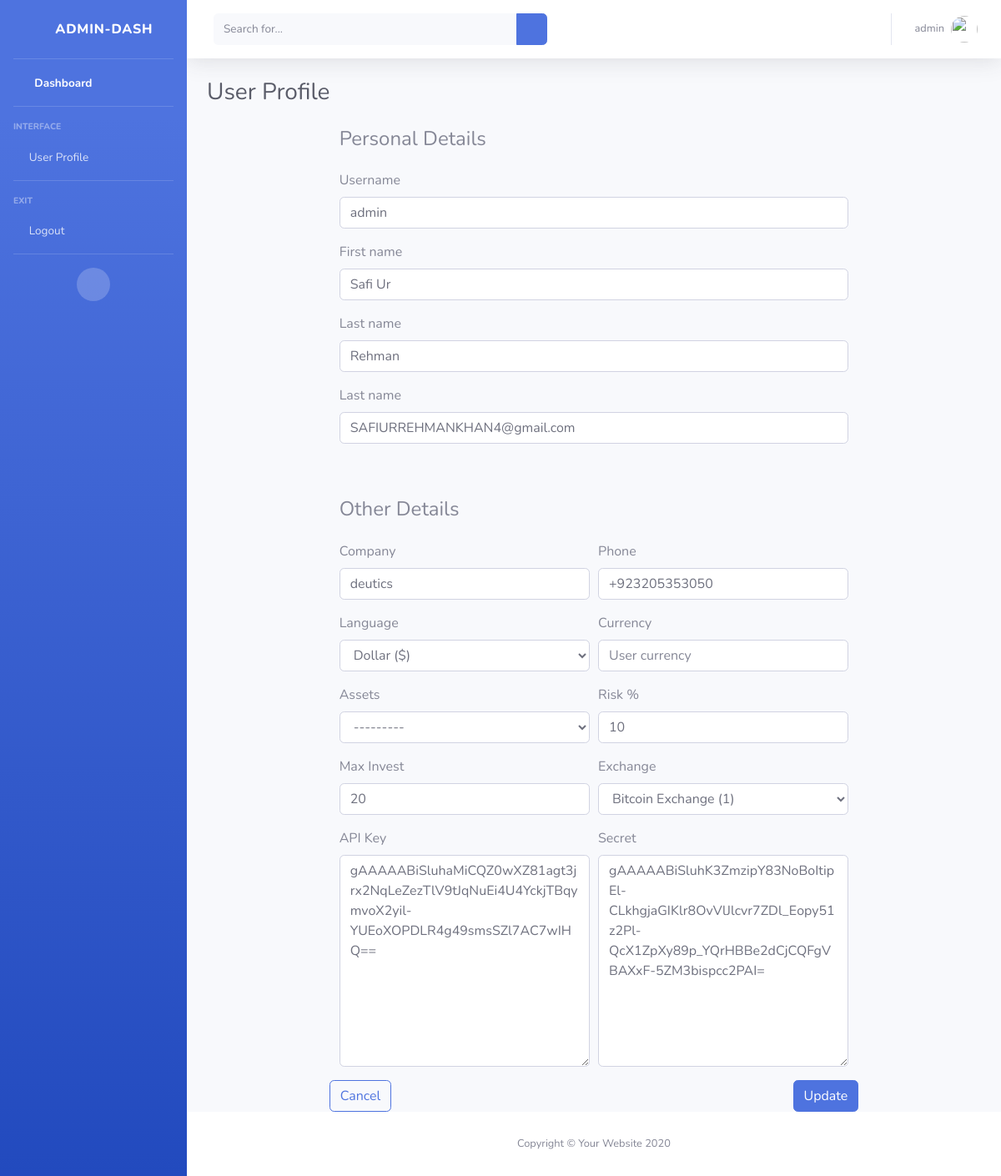
/profile/ (signed in), run on the app's committed database.
### first_task_app/models.py (models this page shows, shortened)
class Profile(models.Model):
    user = models.OneToOneField(User, on_delete=models.CASCADE)
    company = models.CharField(max_length=50)
    telephone = models.CharField(max_length=50)
    typ = models.IntegerField(null=True, blank=True)
    user_currency = models.CharField(max_length=30, blank=True)
    money = models.FloatField(null=True, blank=True)
    portfolio_calc = models.FloatField(null=True, blank=True)
    stop_loss_pc = models.IntegerField(null=True, blank=True)
    max_invest_pc = models.IntegerField(null=True, blank=True)
    language = models.ForeignKey(Language, on_delete=models.CASCADE, null=True, blank=True)
    asset = models.ForeignKey(Asset, on_delete=models.CASCADE, null=True, blank=True)
    created_at = models.DateTimeField(auto_now_add=True)
    updated_at = models.DateTimeField(auto_now=True)

class UserExchange(models.Model):
    user = models.ForeignKey(User, on_delete=models.CASCADE)
    exchange = models.ForeignKey(Exchange, on_delete=models.CASCADE)
    api_url = models.URLField(null=False, blank=True)
    api_key = EncryptedCharField(max_length=200, null=False, blank=True)
    secret_key = EncryptedCharField(max_length=200, null=False, blank=True)
    portfolio_rest = models.FloatField(null=True, blank=True)
    portfolio_calc = models.FloatField(null=True, blank=True)

### first_task_app/views.py (the view)
# urls.py: path('profile/', views.profile, name="profile"),
def profile(request):
    if request.method == 'POST':
        userForm = UserForm(request.POST, instance=request.user)
        profileForm = ProfileForm(request.POST, instance=request.user.profile)
        userExchangeInstance = UserExchange.objects.get(user=request.user)
        exchangeForm = UserExchangeForm(request.POST, instance=userExchangeInstance)
        if userForm.is_valid() and profileForm.is_valid():
            print('userform is valid')
            userForm.save()
            profileForm.save()
            messages.success(request, ('Your profile was successfully updated!'))
        else:
            messages.error(request, ('Please correct the error below.'))
        if exchangeForm.is_valid():
            exchangeForm.save()
        return redirect('profile')
    else:
        userForm = UserForm(instance=request.user)
        profileForm = ProfileForm(instance=request.user.profile)
        userExchangeInstance = UserExchange.objects.get(user=request.user)
        exchangeForm = UserExchangeForm(instance=userExchangeInstance)
        context = {'userForm': userForm, 'profileForm': profileForm, 'exchangeForm': exchangeForm}
        return render(request, 'profile.html', context)

### first_task_app/forms.py
class UserForm(forms.ModelForm):
    class Meta:
        model = User
        fields = ['first_name', 'last_name', 'username', 'email']
    def __init__(self, *args, **kwargs):
        super(UserForm, self).__init__(*args, **kwargs)
        for visible in self.visible_fields():
            visible.field.widget.attrs['class'] = 'form-control form-control-user'
            visible.field.widget.attrs['placeholder'] = visible.field.label

class ProfileForm(forms.ModelForm):
    class Meta:
        model = Profile
        fields = ['company', 'telephone', 'language', 'user_currency', 'asset', 'stop_loss_pc', 'max_invest_pc']
    def __init__(self, *args, **kwargs):
        super(ProfileForm, self).__init__(*args, **kwargs)
        for visible in self.visible_fields():
            visible.field.widget.attrs['class'] = 'form-control form-control-user'
            visible.field.widget.attrs['placeholder'] = visible.field.label

### first_task_app/models.py (called while the page is built)
    def __str__(self):
        return "%s (%s)" % (self.name, self.symbol)

    def __str__(self):
        return "%s (%s)" % (self.name, self.asset_type_id)

### templates/profile.html (shortened to what this page needs)
<!DOCTYPE html>
<html lang="en">
<head>
    {% load static %}
    <link href="{% static 'vendor/fontawesome-free/css/all.min.css' %}" rel="stylesheet" type="text/css">
    <link href="{% static 'css/sb-admin-2.min.css' %}" rel="stylesheet">
</head>
<body id="page-top">
<div id="wrapper">
    <ul class="navbar-nav bg-gradient-primary sidebar sidebar-dark accordion" id="accordionSidebar">
        <a class="sidebar-brand d-flex align-items-center justify-content-center" href="{% url 'dashboard' %}">
            <div class="sidebar-brand-icon">
                <i class="fas fa-shield-alt"></i>
            </div>
            <div class="sidebar-brand-text mx-3">Admin-Dash</div>
        </a>
        <hr class="sidebar-divider my-0">
        <li class="nav-item active">
            <a class="nav-link" href="{% url 'dashboard' %}">
                <i class="fas fa-fw fa-tachometer-alt"></i>
                <span>Dashboard</span></a>
        </li>
        <hr class="sidebar-divider">
        <div class="sidebar-heading">
            Interface
        </div>
        <li class="nav-item">
            <a class="nav-link" href="#">
                <i class="fas fa-user"></i>
                <span>User Profile</span>
            </a>
        </li>
        <hr class="sidebar-divider">
        <div class="sidebar-heading">
            Exit
        </div>
        <li class="nav-item">
            <a class="nav-link" href="#" data-toggle="modal" data-target="#logoutModal">
                <i class="fas fa-sign-out-alt"></i>
                <span>Logout</span></a>
        </li>
        <hr class="sidebar-divider d-none d-md-block">
        <div class="text-center d-none d-md-inline">
            <button class="rounded-circle border-0" id="sidebarToggle"></button>
        </div>
    </ul>
    <div id="content-wrapper" class="d-flex flex-column">
        <div id="content">
            <nav class="navbar navbar-expand navbar-light bg-white topbar mb-4 static-top shadow">
                <form
                        class="d-none d-sm-inline-block form-inline mr-auto ml-md-3 my-2 my-md-0 mw-100 navbar-search">
                    <div class="input-group">
                        <input type="text" class="form-control bg-light border-0 small" placeholder="Search for..."
                               aria-label="Search" aria-describedby="basic-addon2">
                        <div class="input-group-append">
                            <button class="btn btn-primary" type="button">
                                <i class="fas fa-search fa-sm"></i>
                            </button>
                        </div>
                    </div>
                </form>
                <ul class="navbar-nav ml-auto">
                    <li class="nav-item dropdown no-arrow">
                        <a class="nav-link dropdown-toggle" href="#" id="userDropdown" role="button"
                           data-toggle="dropdown" aria-haspopup="true" aria-expanded="false">
                            <span class="mr-2 d-none d-lg-inline text-gray-600 small">{{ userForm.username.value }}</span>
                            <img class="img-profile rounded-circle" src="img/undraw_profile.svg">
                        </a>
                    </li>
                </ul>
            </nav>
            <div class="container-fluid">
                <h1 class="h3 mb-4 text-gray-800">User Profile</h1>
            </div>
            <div class="container">
                <div class="row justify-content-center">
                    <form method="POST" class="col-lg-8">
                        <h4 class="mb-4">Personal Details</h4>
                        <fieldset>
                            <div class="form-row">
                                <div class="col-md-12 mb-3">
                                    <label for="validationDefault01">Username</label>
                                    {{ userForm.username }}
                                </div>
                            </div>
                        </fieldset>
                        <fieldset>
                            <div class="form-row">
                                <div class="col-md-12 mb-3">
                                    <label for="validationDefault01">First name</label>
                                    {{ userForm.first_name }}
                                </div>
                            </div>
                        </fieldset>
                        <fieldset>
                            <div class="form-row">
                                <div class="col-md-12 mb-3">
                                    <label for="validationDefault02">Last name</label>
                                    {{ userForm.last_name }}
                                </div>
                            </div>
                        </fieldset>
                        <fieldset>
                            <div class="form-row">
                                <div class="col-md-12 mb-3">
                                    <label for="validationDefault02">Last name</label>
                                    {{ userForm.email }}
                                </div>
                            </div>
                        </fieldset>
                        <h4 class="mt-5 mb-4">Other Details</h4>
                        <div class="form-row">
                            <div class="col-md-6 mb-3">
                                <label for="validationDefault03">Company</label>
                                {{ profileForm.company }}
                            </div>
                            <div class="col-md-6 mb-3">
                                <label for="validationDefault04">Phone</label>
                                {{ profileForm.telephone }}
                            </div>
                        </div>
                        <div class="form-row">
                            <div class="col-md-6 mb-3">
                                <label for="validationDefault03">Language</label>
                                {{ profileForm.language }}
                            </div>
                            <div class="col-md-6 mb-3">
                                <label for="validationDefault04">Currency</label>
                                {{ profileForm.user_currency }}
                            </div>
                        </div>
                        <div class="form-row">
                            <div class="col-md-6 mb-3">
                                <label for="validationDefault03">Assets</label>
                                {{ profileForm.asset }}
                            </div>
                            <div class="col-md-6 mb-3">
                                <label for="validationDefault04">Risk %</label>
                                {{ profileForm.stop_loss_pc }}
                            </div>
                        </div>
                        <div class="form-row">
                            <div class="col-md-6 mb-3">
                                <label for="validationDefault03">Max Invest</label>
                                {{ profileForm.max_invest_pc }}
                            </div>
                            <div class="col-md-6 mb-3">
                                <label for="validationDefault04">Exchange</label>
                                {{ exchangeForm.exchange }}
                            </div>
                        </div>
                        <div class="form-row">
                            <div class="col-md-6 mb-3">
                                <label for="validationDefault03">API Key</label>
                                {{ exchangeForm.api_key }}
                            </div>
                            <div class="col-md-6 mb-3">
                                <label for="validationDefault04">Secret</label>
                                {{ exchangeForm.secret_key }}
                            </div>
                        </div>
                        <div class="row justify-content-between">
                            <a class="btn btn-outline-primary" href="{% url 'dashboard' %}" type="button">Cancel</a>
                            <button class="btn btn-primary" type="submit">Update</button>
                        </div>
                    </form>
                </div>
            </div>
        </div>
        <footer class="sticky-footer bg-white">
            <div class="container my-auto">
                <div class="copyright text-center my-auto">
                    <span>Copyright &copy; Your Website 2020</span>
                </div>
            </div>
        </footer>
    </div>
</div>
</body>
</html>

### data on the page
Profile: company "deutics", telephone "+923205353050", language "Dollar ($)", asset "---------", stop_loss_pc "10", max_invest_pc "20"
UserExchange: exchange "Bitcoin Exchange (1)", api_key "gAAAAABiSluhaMiCQZ0wXZ81agt3jrx2NqLeZezTlV9tJqNuEi4U4YckjTBqymvoX2yil-YUEoXOPDLR4g49smsSZl7AC7wIHQ==", secret_key "gAAAAABiSluhK3ZmzipY83NoBoItipEl-CLkhgjaGIKlr8OvVlJlcvr7ZDl_Eopy51z2Pl-QcX1ZpXy89p_YQrHBBe2dCjCQFgVBAXxF-5ZM3bispcc2PAI="

### other printed values
{{ userForm.username.value }} "admin"
